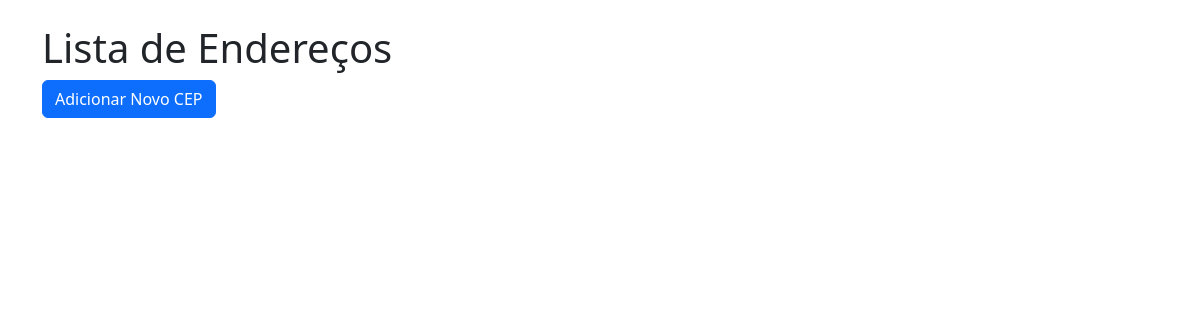
The app's page /, older data.
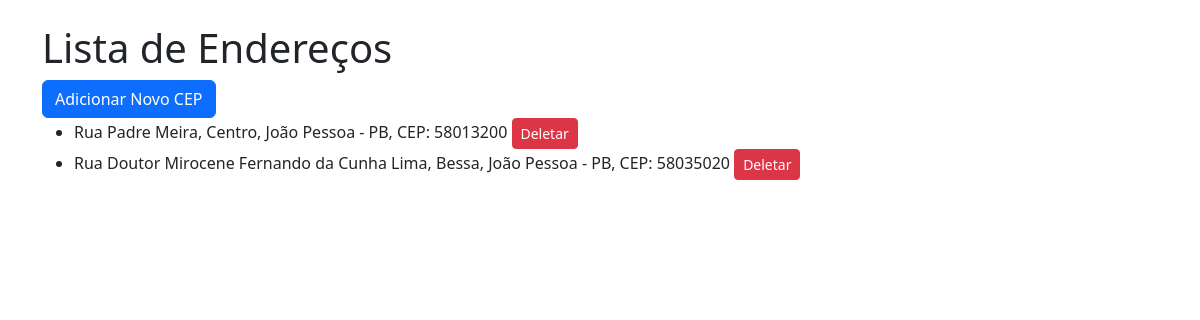
The same page, newer data.
### core/models.py (models this page shows, shortened)
class endereco(models.Model):  # Nome do modelo com "e" minúsculo
    cep = models.CharField(max_length=8)  # Exemplo: "01001000"
    rua = models.CharField(max_length=255)
    bairro = models.CharField(max_length=255)
    cidade = models.CharField(max_length=255)
    estado = models.CharField(max_length=2)  # Exemplo: "SP"

### core/views.py (the view)
# urls.py: path('', ListarEnderecosView.as_view(), name='listar_enderecos'),  # Página inicial
class ListarEnderecosView(ListView):
    model = endereco
    template_name = 'listar_enderecos.html'
    context_object_name = 'enderecos'

### core/templates/listar_enderecos.html
{% extends 'base.html' %}
{% block content %}
<h1>Lista de Endereços</h1>
<a href="{% url 'adicionar_endereco' %}" class="btn btn-primary">Adicionar Novo CEP</a>
<ul>
    {% for endereco in enderecos %}
        <li>
            {{ endereco.rua }}, {{ endereco.bairro }}, {{ endereco.cidade }} - {{ endereco.estado }}, CEP: {{ endereco.cep }}
            <a href="{% url 'deletar_endereco' endereco.id %}" class="btn btn-danger btn-sm">Deletar</a>
        </li>
    {% endfor %}
</ul>
{% endblock %}

Row changes from the older to the newer data that the page shows:
added endereco: rua "Rua Padre Meira", bairro "Centro", cidade "João Pessoa", estado "PB", cep "58013200"
added endereco: rua "Rua Doutor Mirocene Fernando da Cunha Lima", bairro "Bessa", cidade "João Pessoa", estado "PB", cep "58035020"
